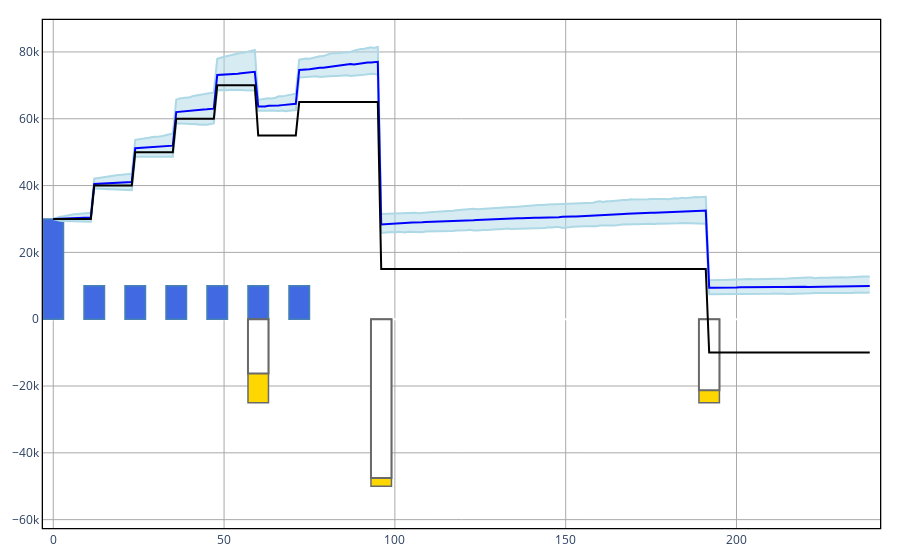

Notebook code for this chart:
### Code cell
ALMc.display(problem,bar_width = 6)

### Figure 1 — Plotly figure (JSON) as saved in the notebook; plotly's stock layout.template omitted (floating-point values rounded to 4 significant figures; data arrays with more than 128 entries replaced by an {"elided": "..."} marker saying what was removed)
{"data": [{"line": {"color": "lightblue"}, "mode": "lines", "name": "95% quantile", "type": "scatter", "x": {"elided": "240 int values"}, "y": {"elided": "240 float values"}}, {"fill": "tonexty", "line": {"color": "lightblue"}, "mode": "lines", "name": "5% quantile", "type": "scatter", "x": {"elided": "240 int values"}, "y": {"elided": "240 float values"}}, {"line": {"color": "blue"}, "mode": "lines", "name": "50% quantile", "type": "scatter", "x": {"elided": "240 int values"}, "y": {"elided": "240 float values"}}, {"marker": {"color": "royalblue", "line": {"color": "steelblue", "width": 1.5}}, "name": "Assets", "type": "bar", "width": 6, "x": {"elided": "240 int values"}, "y": {"elided": "240 int values"}}, {"marker": {"color": "gold", "line": {"color": "dimgray", "width": 1.5}}, "name": "Goals", "type": "bar", "width": 6, "x": {"elided": "240 int values"}, "y": {"elided": "240 int values"}}, {"marker": {"color": "white", "line": {"color": "dimgray", "width": 2}, "opacity": 1}, "name": "Goal LB", "type": "bar", "width": 6, "x": {"elided": "240 int values"}, "y": {"elided": "240 int values"}}, {"line": {"color": "black"}, "mode": "lines", "name": "Neutral wealth consumption", "type": "scatter", "x": {"elided": "240 int values"}, "y": {"elided": "240 int values"}}], "layout": {"barmode": "overlay", "margin": {"b": 20, "l": 20, "r": 20, "t": 20}, "paper_bgcolor": "white", "plot_bgcolor": "white", "showlegend": false, "xaxis": {"gridcolor": "darkgray", "gridwidth": 1, "linecolor": "black", "linewidth": 1.3, "mirror": true, "showgrid": true, "showline": true}, "yaxis": {"gridcolor": "darkgray", "gridwidth": 1, "linecolor": "black", "linewidth": 1.3, "mirror": true, "range": [-62500, 89560.0], "showgrid": true, "showline": true}}}
